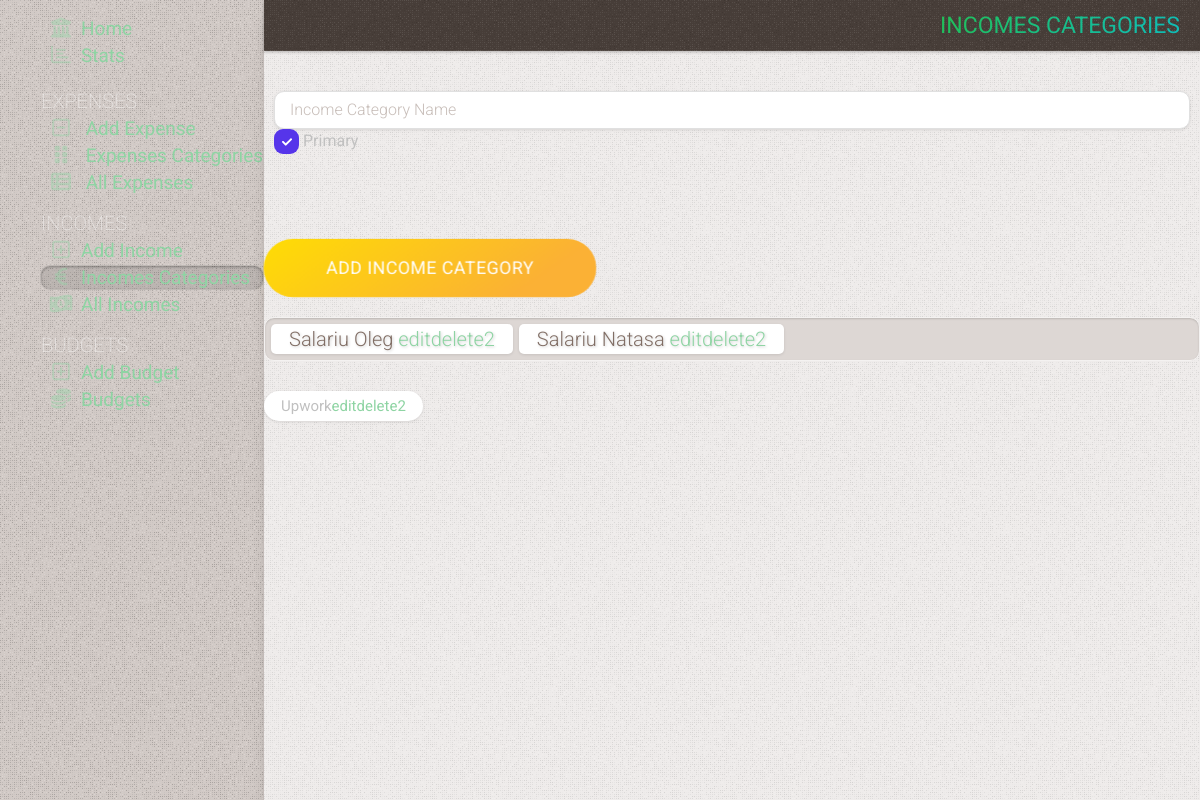
Before: /categories_income with the older database file.
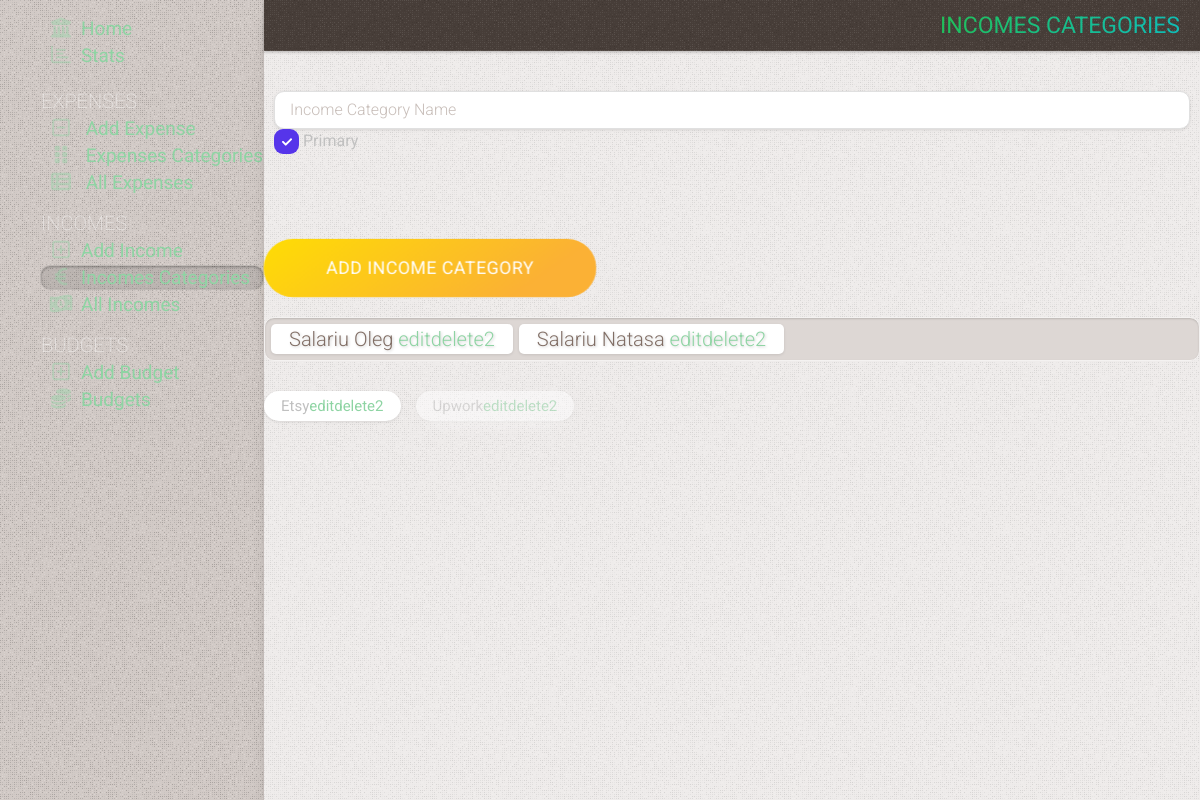
After: the same page with the newer database file.
### tables this page shows
CREATE TABLE categories_income
(
    id         INTEGER PRIMARY KEY AUTOINCREMENT,
    name       TEXT NOT NULL,
    primordial TEXT DEFAULT NULL,
    state      TEXT DEFAULT false
);

### app.py (the view, shortened to what this page needs)
@app.route('/categories_income', methods=('GET', 'POST'))
def categories_income():
    conn = get_db_connection()
    categories_income = conn.execute(
        'SELECT id, name, primordial, state FROM categories_income WHERE primordial = "true" ORDER BY state ').fetchall()
    categories_income_second = conn.execute(
        "SELECT id, name, primordial, state FROM categories_income  WHERE primordial IS NULL OR primordial = '' ORDER BY state ").fetchall()
    conn.close()
    return render_template('categories_income.html', title='Incomes categories', gradient='text-gradient-green',
                           categories_income=categories_income, categories_income_second=categories_income_second)

### app.py (called while the page is built)
def get_db_connection():
    conn = sqlite3.connect('static/database.db')
    conn.row_factory = sqlite3.Row
    return conn

### templates/categories_income.html (shortened to what this page needs)
{% extends 'base.html' %} {% block content %}
	<div class="page_title {{ gradient }}" >
		<span >{% block title %} {{ title }} {% endblock %}</span >
	</div >
	<div class="content" >
		<form class="mt-20" method="post" >
			<div class="form-group" >
				<input type="text" name="category_income" placeholder="Income Category Name" class="form-control"
				<div class="switch switch-big" >
					<input type="checkbox" id="primordial" name="primordial" value="true" checked >
					<label for="primordial" ></label >Primary
				</div >
			</div >
			<div class="form-group mt-5" >
				<button type="submit" class="fancy-button  bg-gradient-yellow m-0" name="cat" >
					<span >Add income category</span >
				</button >
			</div >
		<div class="radio-group category-group mt-20" >
			{% for id, category_income, primordial, state in categories_income %}
				<label
						class="badge {% if primordial == 'true' %} primary {% endif %} {% if state == 'true' %} hide-category {% endif %}" >{{ category_income }}
					<a href="/edit-category-income/{{ id }}" >edit</a ><a
							href="/category-income-delete/{{ id }}" >delete2</a >{{ name }}</label >
			{% endfor %}
		</div >
		<div class="flex gap-15 flex-wrap mt-30" >
			{% for id, category_income, primordial, state in categories_income_second %}
				<div class="badge  {% if state == 'true' %} hide-category {% endif %}" >{{ category_income }}<a
						href="/edit-category-income/{{ id }}" >edit</a ><a href="/category-income-delete/{{ id }}" >delete2</a >
				</div >
			{% endfor %}
		</div >
	</div >
{% endblock %}

### templates/base.html (shortened to what this page needs)
<!DOCTYPE html>
<html lang="en" class="dark-theme" >
<head >
	<link rel="stylesheet" href="{{ url_for('static', filename= 'css/splide.min.css') }}" />
	<link rel="stylesheet" href="https://cdnjs.cloudflare.com/ajax/libs/font-awesome/6.0.0-beta3/css/all.min.css" />
	<link rel="stylesheet" href="{{ url_for('static', filename= 'css/mmenu.css') }}" />
	<link rel="stylesheet" href="{{ url_for('static', filename= 'css/styles.css') }}" />
</head >
<body class="w-full flex flex-col" >
<div class="flex container w-full h-full flex-1" >
	<nav id="menu" >
		<ul class="list-menu" >
			<li {% if request.path == '/' %} class="active" {% endif %}><a href="{{ url_for('index') }}" ><i
					class="fa-solid fa-bank" ></i >Home</a ></li >
			<li class="list-stats {% if request.path == '/stats' %} active {% endif %}" ><a href="{{ url_for('stats') }}" ><i
					class="fa-regular fa-chart-bar" ></i >Stats</a >
			</li >
			<li class="list-title mt-20" ><span >Expenses</span >
			<li class="list-expense {% if request.path == '/add' %} active {% endif %}" ><a href="{{ url_for('add') }}" >
				<i class="fa fa-regular fa-square-minus" ></i >
				Add Expense</a >
			</li >
			<li class="list-expense {% if request.path == '/categories' or title == 'Edit Category' or title == 'Edit Subcategory' %} active {% endif %}" >
				<a href="{{ url_for('categories') }}" >
					<i class="fa fa-grip-vertical" ></i >
					Expenses Categories</a >
			</li >
			<li class="list-expense {% if request.path == '/all-expenses' %} active {% endif %}" >
				<a href="{{ url_for('all_expenses') }}" >
					<i class="fa fa-solid fa-table-list" ></i >
					All Expenses</a >
			</li >
			</li >
			<li class="list-title" ><span >Incomes</span >
			<li class="list-income {% if request.path == '/add_income' %} active {% endif %}" ><a
					href="{{ url_for('add_income') }}" ><i class="fa fa-regular fa-square-plus" ></i >Add
																																														Income</a >
			</li >
			<li class="list-income {% if request.path == '/categories_income' or title == 'Edit Category Income' %} active {% endif %}" >
				<a href="{{ url_for('categories_income') }}" ><i class="fa fa-solid fa-euro-sign" ></i >Incomes
																																																Categories</a >
			</li >
			<li class="list-income {% if request.path == '/incomes' %} active {% endif %}" ><a
					href="{{ url_for('incomes') }}" ><i class="fa fa-solid fa-money-bill-1-wave" ></i >All
																																														 Incomes</a >
			</li >
			</li >
			<li class="list-title" ><span >Budgets</span >
			<li class="list-budget {% if request.path == '/add_budget' %} active {% endif %}" ><a
					href="{{ url_for('add_budget') }}" ><i class="fa fa-regular fa-square-plus" ></i >Add
																																														Budget</a >
			</li >
			<li class="list-budget {% if request.path == '/budgets' or title == 'Edit Budget' %} active {% endif %}" ><a
					href="{{ url_for('budgets') }}" ><i class="fa-solid fa-coins" ></i >Budgets</a ></li >
			</li >
		</ul >
	</nav >
	<div class="right-container overflow--hidden flex-1 " >
		{% block content %} {% endblock %}
	</div >
<link rel="stylesheet" href="https://cdn.jsdelivr.net/npm/flatpickr/dist/flatpickr.min.css" >
</body >
</html >

### static/css/mmenu.css (style rules this page uses)
:root { --mm-line-height: 20px; --mm-listitem-size: 38px; --mm-navbar-size: 44px; --mm-offset-top: 0; --mm-offset-right: 0; --mm-offset-bottom: 0; --mm-offset-left: 0; --mm-color-border: rgba(0, 0, 0, 0.1); --mm-color-button: rgba(0, 0, 0, 0.3); --mm-color-text: rgba(0, 0, 0, 0.75); --mm-color-text-dimmed: rgba(0, 0, 0, 0.3); --mm-color-background: #f3f3f3; --mm-color-background-highlight: rgba(0, 0, 0, 0.05); --mm-color-background-emphasis: rgba(255, 255, 255, 0.4); --mm-shadow: 0 0 10px rgba(0, 0, 0, 0.3) }
:root { --mm-iconbar-size: 50px }
:root { --mm-iconpanel-size: 50px }
:root { --mm-sidebar-collapsed-size: 50px; --mm-sidebar-expanded-size: 440px }

Changed rows visible on the page:
added categories_income: name "Etsy"
changed categories_income "Upwork": state "0" → "true" (drawn)
